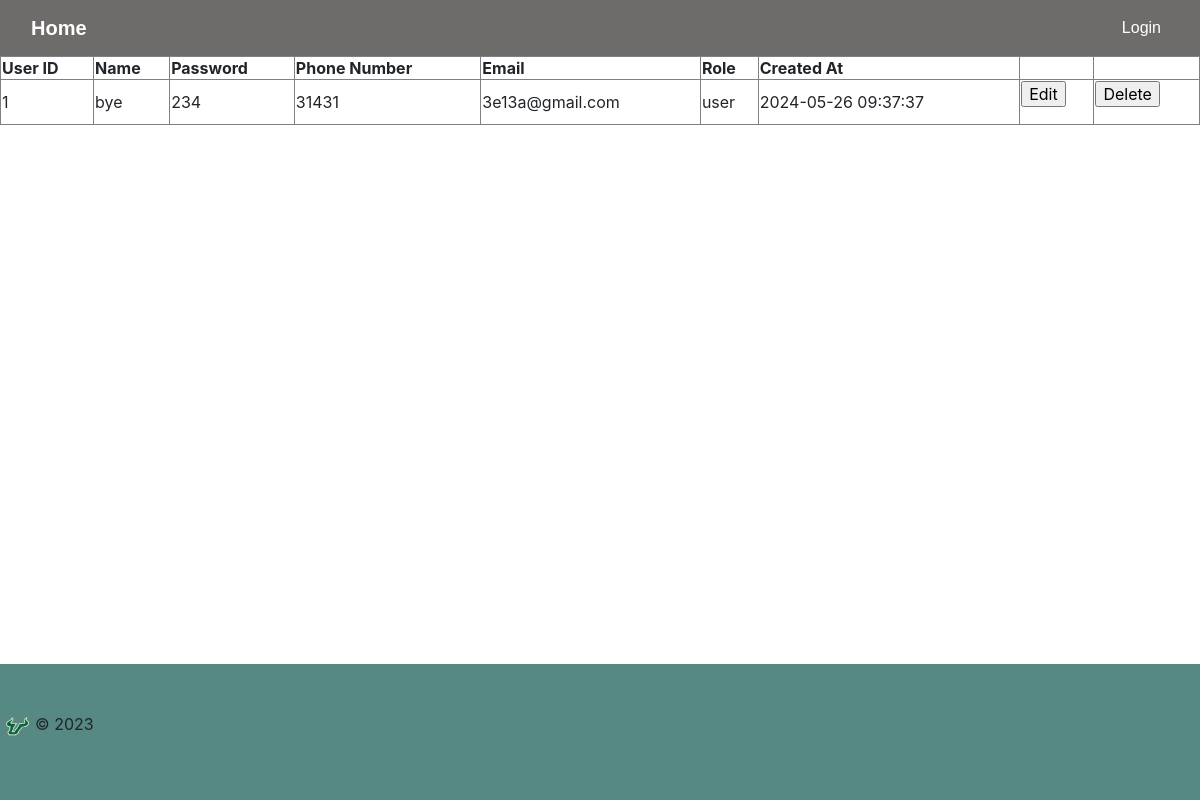
/list, run on an earlier commit of the app's database.
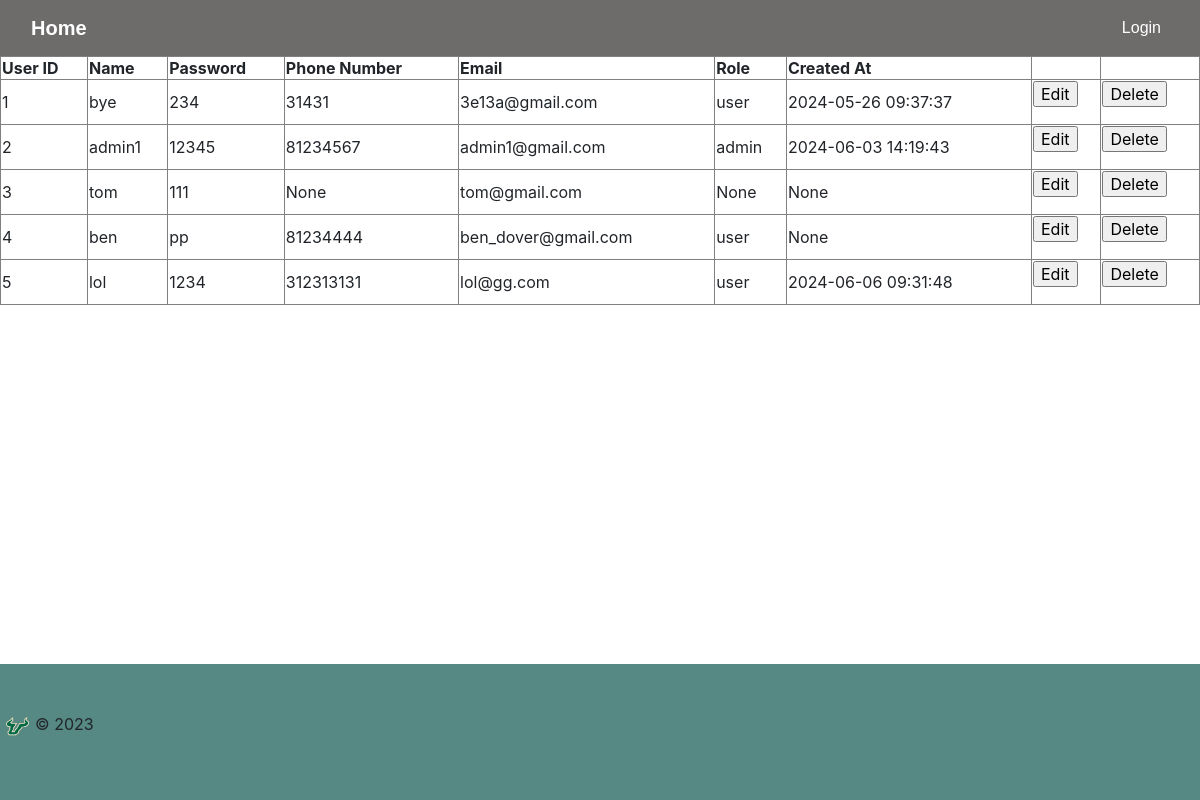
And on a later commit of the database.
### tables this page shows
CREATE TABLE Users (
    user_id INTEGER PRIMARY KEY,
    name VARCHAR(45),
    password VARCHAR(45),
    phoneNum VARCHAR(45),
    email VARCHAR(45),
    role VARCHAR(10),
    created_at DATETIME
);

### app.py (the view)
@app.route('/list')
def list():
    con = sqlite3.connect("database.db")
    con.row_factory = sqlite3.Row
    cur = con.cursor()
    cur.execute("SELECT user_id, * FROM Users")
    rows = cur.fetchall()
    con.close()
    return render_template("list.html", rows=rows)

### templates/list.html (shortened to what this page needs)
<html lang="en">
    {% include "header.html" %}
    <head>
        {% block content %} -->
        {% include "navbar.html" %}
    </head>
    <body>
        <table border="1px">
            <thead>
                <td><strong>User ID</strong></td>
                <td><strong>Name</strong></td>
                <td><strong>Password</strong></td>
                <td><strong>Phone Number</strong></td>
                <td><strong>Email</strong></td>
                <td><strong>Role</strong></td>
                <td><strong>Created At</strong></td>
                <td></td>
                <td></td>
            </thead>
            {% for row in rows %}
            <tr>
                <td>{{ row["user_id"] }}</td>
                <td>{{ row["name"] }}</td>
                <td>{{ row["password"] }}</td>
                <td>{{ row["phoneNum"] }}</td>
                <td>{{ row["email"] }}</td>
                <td>{{ row["role"] }}</td>
                <td>{{ row["created_at"] }}</td>
                <td>
                    <form action="{{ url_for('edit') }}" method="POST">
                        <input type="submit" value="Edit">
                    </form>
                </td>
                <td>
                    <form onsubmit="return confirm('Are you sure you want to DELETE this User from the Database?');" action="{{ url_for('delete') }}" method="POST">
                        <input type="submit" value="Delete">
                    </form>
                </td>
            </tr>
            {% endfor %}
        </table>
    </body>
    {% include "footer.html" %}
</html>
{% endblock %}

### templates/header.html (shortened to what this page needs)
<head>
    <link rel="stylesheet" type="text/css" href="{{ url_for('static', filename='site.css')}}" />
    <link rel="stylesheet" href="https://cdn.jsdelivr.net/npm/bootstrap@4.1.3/dist/css/bootstrap.min.css">
    <link rel="stylesheet" href="https://cdn.jsdelivr.net/npm/bootstrap-select@1.13.14/dist/css/bootstrap-select.min.css">
</head>

### templates/navbar.html (shortened to what this page needs)
<nav class="navbar navbar-expand-lg">
        <div class="container-fluid">
            <a href="{{ url_for('index') }}" class="navbar-brand">Home</a>
        </div>
            <div class="container justify-content-end">
                <ul class="navbar-nav ml-auto">
                    {% if 'name' and 'role' not in session %}
                    <li class="nav-item">
                        <a href="{{ url_for('login') }}" class="nav-link">Login</a>
                    </li>
                    {% endif %}
                </ul>
            </div>
</nav>

### templates/footer.html
<footer class="py-5" style="margin-top: auto;">
   <p><img src="{{ url_for('static', filename='logo.png')}}" width="35" height="20">&copy; 2023</p>
</footer>

### static/site.css (style rules this page uses)
.navbar { background-color: rgb(110, 107, 107); font-size: 1em; font-family: 'Trebuchet MS', 'Lucida Sans Unicode', 'Lucida Grande', 'Lucida Sans', Arial, sans-serif; color: white; padding: 8px 5px; }
.navbar a { text-decoration: none; color: inherit; }
.navbar-brand { font-size: 1.2em; font-weight: 600; }
html, body { height: 100%; margin: 0; padding: 0; }
body { display: flex; flex-direction: column; }
footer { background-color: rgb(86, 136, 132); width: 100%; flex-shrink: 0; }

What changed in the data, as far as the page shows it:
added Users: user_id "2", name "admin1", password "12345", phoneNum "81234567", email "admin1@gmail.com", role "admin", created_at "2024-06-03 14:19:43"
added Users: user_id "3", name "tom", password "111", phoneNum "None", email "tom@gmail.com", role "None", created_at "None"
added Users: user_id "4", name "ben", password "pp", phoneNum "81234444", email "ben_dover@gmail.com", role "user", created_at "None"
added Users: user_id "5", name "lol", password "1234", phoneNum "312313131", email "lol@gg.com", role "user", created_at "2024-06-06 09:31:48"
